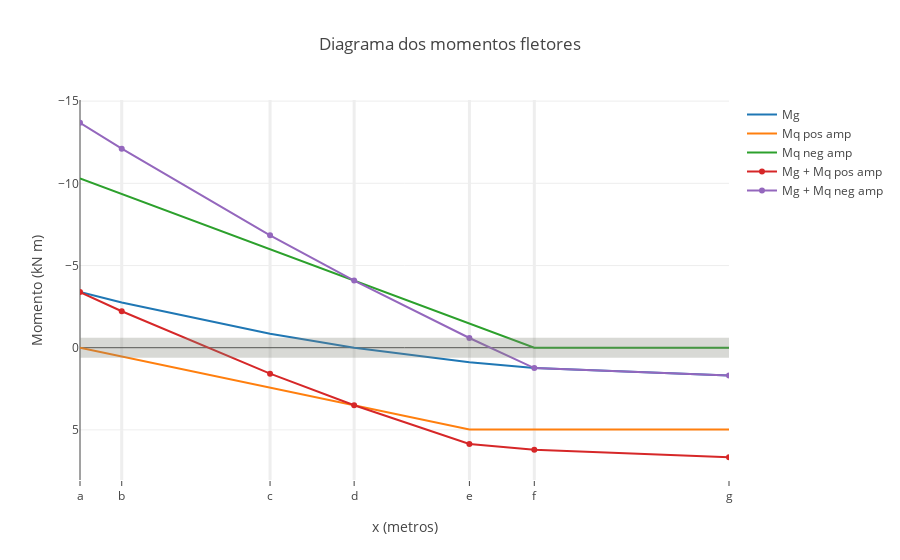

This figure's notebook cell:
### Code cell
dmf_mg2 = go.Scatter(
  x=coordenadas_secoes,
  y=df['Mg'],
    mode= 'lines',
    name = 'Mg'
)
dmf_mq_pos_amp = go.Scatter(
  x=coordenadas_secoes,
  y=df['Mq pos amplificado'],
    mode= 'lines',
    name = 'Mq pos amp'
)

dmf_mq_neg_amp = go.Scatter(
  x=coordenadas_secoes,
  y=df['Mq neg amplificado'],
    mode= 'lines',
    name = 'Mq neg amp'
)

dmf_mq_env_max = go.Scatter(
  x=coordenadas_secoes,
  y=df['Envoltoria max'],
    mode= 'lines+markers',
    name = 'Mg + Mq pos amp'
)

dmf_mq_env_min = go.Scatter(
  x=coordenadas_secoes,
  y=df['Envoltoria min'],
    mode= 'lines+markers',
    name = 'Mg + Mq neg amp'
)

data2 = go.Data([dmf_mg2, dmf_mq_pos_amp, dmf_mq_neg_amp,dmf_mq_env_max,dmf_mq_env_min])

fig2 = dict(data=data2, layout=layout)
py.iplot(fig2)

### Figure 1 — Plotly figure (JSON) as saved in the notebook; plotly's stock layout.template omitted (floating-point values rounded to 4 significant figures)
{"data": [{"mode": "lines", "name": "Mg", "type": "scatter", "x": [0, 0.225, 1.025, 1.478, 2.1, 2.45, 3.5], "y": [-3.384, -2.752, -0.8452, 0, 0.8815, 1.237, 1.694]}, {"mode": "lines", "name": "Mq pos amp", "type": "scatter", "x": [0, 0.225, 1.025, 1.478, 2.1, 2.45, 3.5], "y": [0, 0.5326, 2.426, 3.499, 4.971, 4.971, 4.971]}, {"mode": "lines", "name": "Mq neg amp", "type": "scatter", "x": [0, 0.225, 1.025, 1.478, 2.1, 2.45, 3.5], "y": [-10.3, -9.356, -5.992, -4.085, -1.472, 0, 0]}, {"mode": "lines+markers", "name": "Mg + Mq pos amp", "type": "scatter", "x": [0, 0.225, 1.025, 1.478, 2.1, 2.45, 3.5], "y": [-3.384, -2.219, 1.581, 3.499, 5.852, 6.207, 6.664]}, {"mode": "lines+markers", "name": "Mg + Mq neg amp", "type": "scatter", "x": [0, 0.225, 1.025, 1.478, 2.1, 2.45, 3.5], "y": [-13.69, -12.11, -6.837, -4.085, -0.5903, 1.237, 1.694]}], "layout": {"shapes": [{"line": {"color": "rgba(127, 128, 118,0.3)", "width": 20}, "type": "line", "x0": 0, "x1": 7, "xref": "x", "y0": 0, "y1": 0, "yref": "y"}], "title": "Diagrama dos momentos fletores", "xaxis": {"gridwidth": 3, "range": [0, 3.5], "tickmode": "array", "ticks": "outside", "ticktext": ["a", "b", "c", "d", "e", "f", "g"], "tickvals": [0, 0.225, 1.025, 1.478, 2.1, 2.45, 3.5], "title": "x (metros)"}, "yaxis": {"autorange": "reversed", "title": "Momento (kN m)"}}}
